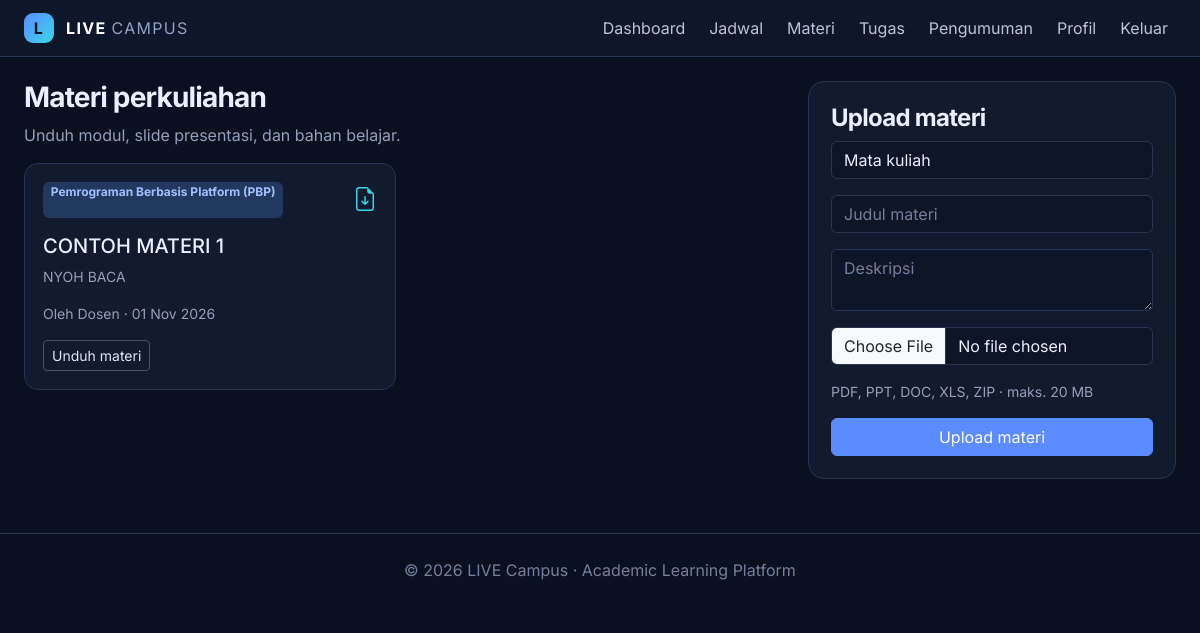
Screenshot of /materi.php (signed in) with the database file from the repository.
### tables this page shows
CREATE TABLE `materi` (
  `id` int(11) NOT NULL,
  `mata_kuliah_id` int(11) NOT NULL,
  `dosen_id` int(11) NOT NULL,
  `judul` varchar(180) NOT NULL,
  `deskripsi` text DEFAULT NULL,
  `file` varchar(255) NOT NULL,
  `created_at` timestamp NOT NULL DEFAULT current_timestamp()
);

CREATE TABLE `mata_kuliah` (
  `id` int(11) NOT NULL,
  `kode` varchar(20) NOT NULL,
  `nama` varchar(120) NOT NULL,
  `dosen_id` int(11) DEFAULT NULL,
  `semester` tinyint(4) DEFAULT NULL
);

CREATE TABLE `users` (
  `id` int(11) NOT NULL,
  `nama` varchar(120) NOT NULL,
  `nim` varchar(40) DEFAULT NULL,
  `email` varchar(150) NOT NULL,
  `password` varchar(255) NOT NULL,
  `role` enum('admin','dosen','mahasiswa') NOT NULL DEFAULT 'mahasiswa',
  `prodi` varchar(100) DEFAULT 'Teknik Informatika',
  `kelas` varchar(50) DEFAULT NULL,
  `semester` tinyint(4) DEFAULT NULL,
  `no_hp` varchar(30) DEFAULT NULL,
  `alamat` text DEFAULT NULL,
  `foto` varchar(255) DEFAULT 'default-avatar.png',
  `created_at` timestamp NOT NULL DEFAULT current_timestamp()
);

### config.php (called while the page is built, shortened)
<?php
function e($value) { return htmlspecialchars((string)$value, ENT_QUOTES, 'UTF-8'); }
function user() { return $_SESSION['user'] ?? null; }

### materi.php (the view, shortened to what this page needs)
<?php
require_once 'config.php';login_required();
$rows=$pdo->query("SELECT ma.*,m.nama AS matkul,u.nama AS dosen FROM materi ma JOIN mata_kuliah m ON m.id=ma.mata_kuliah_id JOIN users u ON u.id=ma.dosen_id ORDER BY ma.created_at DESC")->fetchAll();$mks=$pdo->query("SELECT id,nama FROM mata_kuliah")->fetchAll();$page_title='Materi';require 'includes/header.php'; ?>
<div class="row g-4"><div class="col-lg-8"><h3>Materi perkuliahan</h3><p class="muted">Unduh modul, slide presentasi, dan bahan belajar.</p><div class="row g-3"><?php foreach($rows as $r): ?><div class="col-md-6"><div class="card-item"><div class="d-flex justify-content-between"><span class="badge badge-soft"><?= e($r['matkul']) ?></span><i class="bi bi-file-earmark-arrow-down stat-icon"></i></div><h5 class="mt-3"><?= e($r['judul']) ?></h5><p class="muted small"><?= e($r['deskripsi']) ?></p><div class="muted small mb-3">Oleh <?= e($r['dosen']) ?> · <?= date('d M Y',strtotime($r['created_at'])) ?></div><a class="btn btn-sm btn-outline-light" href="uploads/<?= e($r['file']) ?>" download>Unduh materi</a></div></div><?php endforeach; ?><?php if(!$rows): ?><p class="muted">Belum ada materi diunggah.</p><?php endif; ?></div></div>
<?php if(in_array(user()['role'],['admin','dosen'])): ?><div class="col-lg-4"><div class="form-card"><h4>Upload materi</h4><?php if(!empty($error)): ?><div class="alert alert-danger"><?= e($error) ?></div><?php endif; ?><form method="post" enctype="multipart/form-data" class="d-grid gap-3"><select name="mk" class="form-select" required><option value="">Mata kuliah</option><?php foreach($mks as $m): ?><option value="<?= $m['id'] ?>"><?= e($m['nama']) ?></option><?php endforeach; ?></select><input name="judul" class="form-control" placeholder="Judul materi" required><textarea name="deskripsi" class="form-control" placeholder="Deskripsi"></textarea><input type="file" name="file" class="form-control" required><small class="muted">PDF, PPT, DOC, XLS, ZIP · maks. 20 MB</small><button class="btn btn-primary">Upload materi</button></form></div></div><?php endif; ?></div>
<?php require 'includes/footer.php'; ?>

### assets/style.css (style rules this page uses)
:root { --bg:#0b1020;--panel:#121a2e;--panel2:#18233b;--line:#263653;--muted:#91a0bb;--blue:#5b8cff;--cyan:#39d6e8 }
* { font-family:Inter,system-ui,sans-serif }
body { background:var(--bg);color:#eaf0ff;min-height:100vh }
.panel,.stat-card,.form-card { background:var(--panel);border:1px solid var(--line);border-radius:16px;padding:22px }
.stat-icon { font-size:1.5rem;color:var(--cyan) }
h1,h2,h3,h4 { font-weight:700;letter-spacing:-.03em }
.muted,.text-muted { color:var(--muted)!important }
.form-control,.form-select { background:#0d1527;border:1px solid var(--line);color:#eaf0ff }
.form-control::placeholder { color:#71809c }
.btn-primary { background:var(--blue);border-color:var(--blue) }
.btn-outline-light { border-color:#40516f;color:#dce6fa }
.badge-soft { background:#23385e;color:#9fc2ff }
.card-item { background:#121a2e;border:1px solid var(--line);border-radius:14px;padding:18px;height:100% }
a { color:#8fb7ff;text-decoration:none }
.btn { position: relative; overflow: hidden; cursor: pointer; transition: transform .28s ease, box-shadow .28s ease, background .28s ease; }
.btn::before { content: ""; position: absolute; top: 0; left: -130%; width: 65%; height: 100%; background: linear-gradient(110deg, transparent, rgba(255,255,255,.38), transparent); transform: skewX(-24deg); transition: left .6s ease; pointer-events: none; }

### rows the page displays
materi: mata_kuliah.nama "Pemrograman Berbasis Platform (PBP)", judul "CONTOH MATERI 1", deskripsi "NYOH BACA", dosen.nama "Dosen", created_at "01 Nov 2026"
